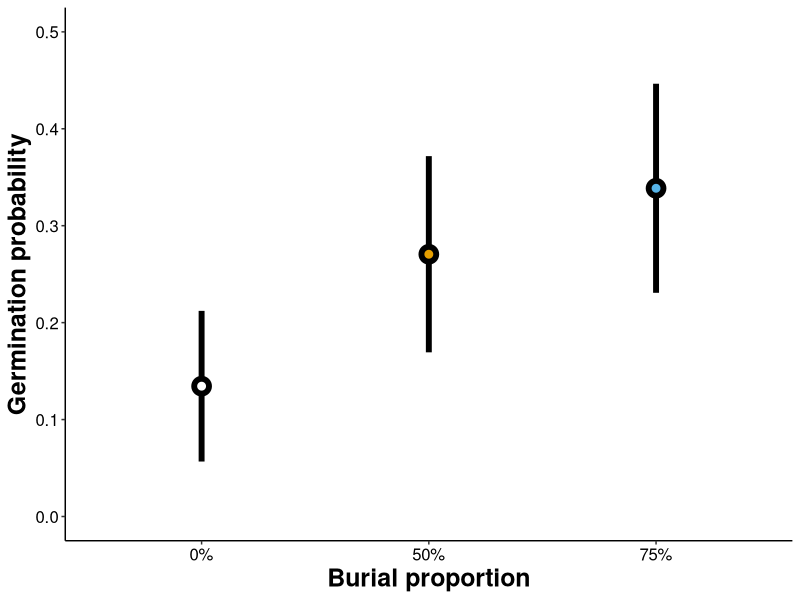

R code for this plot:
## --------------- HEADER ------------------------------------------------------
## Script name: dung-beetle-conditional-prob.R
## Author: David S. Mason, UF D.E.E.R. Lab
## Department: Wildlife Ecology and Conservation
## Affiliation: University of Florida
## Date Created: 2023-07-06
## Date Last modified: 2023-07-06
## Copyright (c) David S. Mason, 2023
## Contact: masond@ufl.edu, @EcoGraffito
## Purpose of script: This script takes germination data from the literature
## and calculates the probability of germination based on different rates of 
## burial associated with fruit-based scat derived from experimental data. 

library(tidyverse)

rm(list=ls())

burial.germ.phat <- mean(c(0.27, 0.05, 0.2, 0.65, 0.55, 0.59, 0.73, 0.65, 0.35,
													 0.16, 0.31, 0.3, 0.28, 0.26, 0.68, 0.58, 0.6, 0.11))
no.burial.germ.phat <- mean(c(0.00, 0.00, 0.05, 0.1, 0.1, 0.1, 0.1, 0.1, 0.15, 
												 0.07, 0.08, 0.05, 0.11, 0.02, 0.45, 0.38, 0.44, 0.12))

fruit.beetle.burial.phat <- 0.75
fruit.bettle.no.burial.phat <- 0.25

control.beetle.burial.phat <- 0.5
control.beetle.no.burial.phat <- 0.5

# Fruity scat

# Fruity scat probability of germination after burial by beetles
fruit.beetle.burial.germ.phat <- fruit.beetle.burial.phat*burial.germ.phat

# Fruity scat probability of germination with no beetle burial
fruit.beetle.no.burial.germ.phat <- fruit.bettle.no.burial.phat*no.burial.germ.phat

# Combined probability of seeds in fruity scat germinating
fruity.scat.phat <- fruit.beetle.burial.germ.phat+fruit.beetle.no.burial.germ.phat

# Control scat

# Control scat probability of germination after burial by beetles
control.beetle.burial.germ.phat <- control.beetle.burial.phat*burial.germ.phat

# Control scat probability of germination with no beetle burial
control.beetle.no.burial.germ.phat <- control.beetle.no.burial.phat*no.burial.germ.phat

# Combined probability of seeds in control scat germinating
control.scat.phat <- control.beetle.burial.germ.phat+control.beetle.no.burial.germ.phat

# Create a dataframe
cond.prob <- tibble(Treatment = c('Fruit scat', 'Control scat', 'No burial'),
						 phat = c(fruity.scat.phat, control.scat.phat, no.burial.germ.phat),
						 n = c(74, 74, 74))

cond.prob <- cond.prob |>
	mutate(se = sqrt(phat*(1-phat)/n),
				 margin = qnorm(0.975)*sqrt(phat*(1-phat)/n),
				 lcl = phat - margin,
				 ucl = phat + margin)

cond.prob$Treatment <- as_factor(cond.prob$Treatment)

# write.csv(cond.prob,"02_Clean_Data/cond_prob.csv")

ggplot(cond.prob, aes(x = Treatment, y = phat, fill = Treatment))+
	geom_linerange(aes(ymin = lcl, ymax = ucl), 
								 size = 2,  position = position_dodge(0.25))+
	geom_point(size = 3, color = "black", pch=21, stroke = 3,
						 position = position_dodge(0.25))+
	scale_fill_manual(values = c("#56B4E9", "#E69F00", "white"))+
	scale_y_continuous(limits = c(0,.5))+
	scale_x_discrete(limits = rev,
									 labels = c("0%", "50%", "75%"))+
	xlab("Burial proportion")+
	ylab("Germination probability")+
	theme(text = element_text(size = 30))+
	theme(panel.grid.minor = element_blank(),
	      panel.background = element_rect(fill="white"),
				panel.grid.major = element_blank(),
				axis.line = element_line(colour = "black"),
				axis.text = element_text(color = "black",
				                           size = 12),
				axis.title = element_text(size = 18,
				                            face = "bold"),
				legend.position = 'none',
				legend.title = element_blank(),
				legend.background = element_blank(),
				axis.title.x = element_text(face = "bold"))
